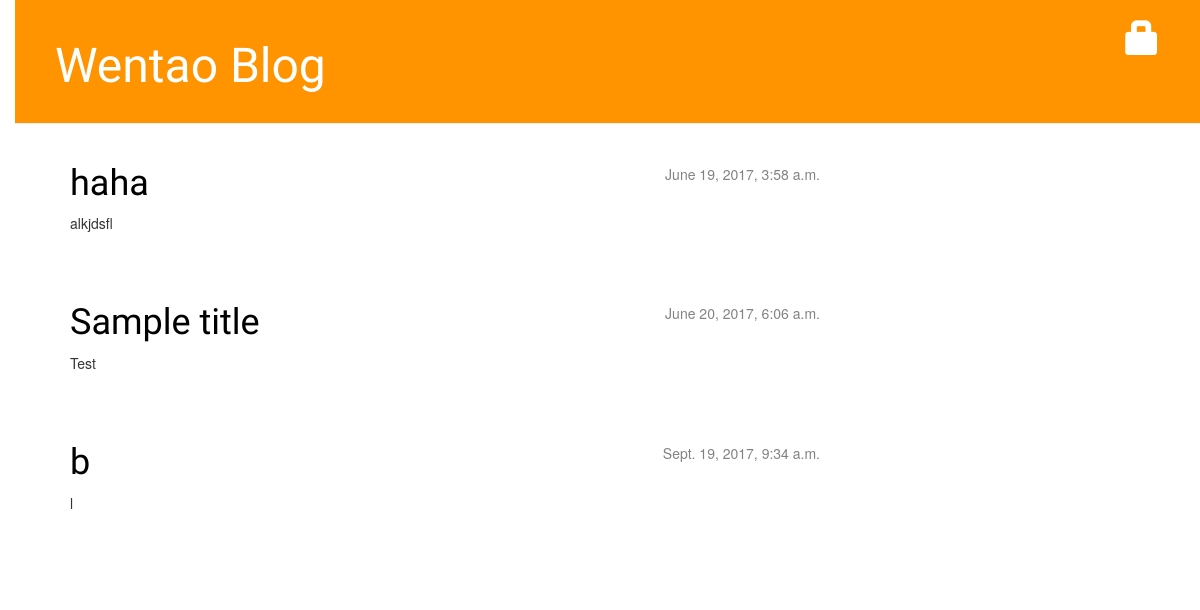
The page / on the database its author committed.
### blog/models.py (models this page shows, shortened)
class Post(models.Model):
    author = models.ForeignKey('auth.User')
    title = models.CharField(max_length=200)
    text = models.TextField()
    created_date = models.DateTimeField(default=timezone.now)
    published_date = models.DateTimeField(blank=True,null=True)

### blog/views.py (the view)
# urls.py: url(r'^$',views.post_list, name='post_list'),
def post_list(request):
    logging.debug('aaaaaaaaaaa')
    posts=Post.objects.filter(published_date__lte=timezone.now()).order_by('published_date')
    return render(request,'blog/post_list.html',{'posts':posts})

### blog/templates/blog/post_list.html
{% extends 'blog/base.html' %}
{% block content %}
                    {% for post in posts %}
                        <div class="post">
                            <div class="date">
                                {{ post.published_date }}
                            </div>
                            <h1><a href="{% url 'post_detail' pk=post.pk %}">{{ post.title }}</a></h1>
                            <p>{{ post.text|linebreaksbr }}</p>
                        </div>
                    {% endfor %}
{% endblock content %}

### blog/static/css/blog.css (style rules this page uses)
h1 a { color: #FCA205; font-family: 'Lobster'; }
body { padding-left: 15px; }
h1, h2, h3, h4 { font-family: 'Lobster', cursive; }
.date { float: right; color: #828282; }
.post { margin-bottom: 70px; }
.post h1 a, .post h1 a:visited { color: #000000; }

### rows shown on the page
Post: published_date "June 19, 2017, 3:58 a.m.", title "haha", text "alkjdsfl"
Post: published_date "June 20, 2017, 6:06 a.m.", title "Sample title", text "Test"
Post: published_date "Sept. 19, 2017, 9:34 a.m.", title "b", text "l"
